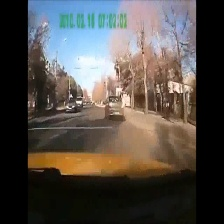
#> input picture src/preprocessing/sample.jpg, 224 x 224 px, found by its file name
$ python test.py
#> lines starting #> are read from the running program, lines starting #| are printed output that depends on the picture
### src/preprocessing/tunnel_simulation.py
import cv2
import numpy as np
import random

def apply_gamma(image, gamma=0.7):
    if image is None:
        raise ValueError("Input image is None")

    table = np.array([
        ((i / 255.0) ** gamma) * 255
        for i in np.arange(256)
    ]).astype("uint8")

    return cv2.LUT(image, table)

def reduce_brightness(image, factor=0.4):
    return np.clip(image.astype(np.float32) * factor, 0, 255).astype(np.uint8)

def reduce_contrast(image, alpha=0.6):
    return cv2.convertScaleAbs(image, alpha=alpha, beta=0)

# [4 lines left out: function add_gaussian_noise, not called in this run]

def simulate_tunnel_environment(image, training=True):
    if image is None:
        raise ValueError("Image not loaded properly")

    if not training:
        return image  # 🚨 IMPORTANT for validation/testing

    if random.random() < 0.8:
        image = reduce_brightness(image)

    if random.random() < 0.7:
        image = reduce_contrast(image)

    if random.random() < 0.5:
        image = apply_gamma(image)

    if random.random() < 0.4:
        image = cv2.GaussianBlur(image, (5, 5), 0)

    if random.random() < 0.3:
        image = add_gaussian_noise(image)

    return image

### src/preprocessing/test.py
import cv2
from tunnel_simulation import simulate_tunnel_environment

img = cv2.imread("D:/tunnel_accident_ai/src/preprocessing/sample.jpg")
#> img is the input picture: shape (224, 224, 3); mean B, G, R 73, 77.7, 83
tunnel_img = simulate_tunnel_environment(img)
#> in apply_gamma, `return cv2.LUT(image, table)`:
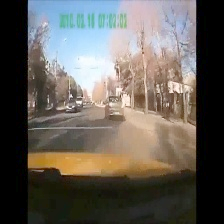
#> returned value: shape (224, 224, 3); mean of channels 0, 1, 2 89.2, 95.9, 100.9; drawn as B, G, R
#> in simulate_tunnel_environment, `image = cv2.GaussianBlur(image, (5, 5), 0)`:
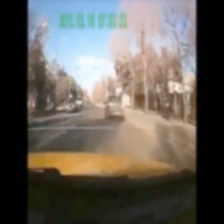
#> image: shape (224, 224, 3); mean of channels 0, 1, 2 89.2, 95.9, 100.9; drawn as B, G, R

cv2.imshow("Original", img)
cv2.imshow("Tunnel", tunnel_img)
cv2.waitKey(0)
